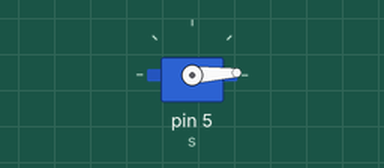
A sketch run on a simulated Arduino Uno, built with avr-gcc and run on an emulated ATmega328P. On the bench: servo.

Above: at 0.05 s.
At 1.3 s:
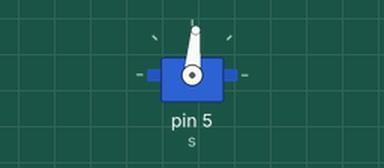
At 2.6 s:
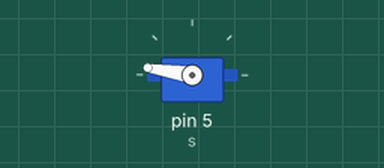
At 5.2 s:
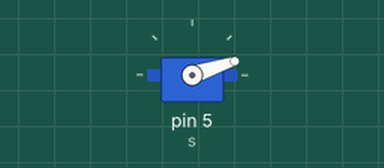
Timing chart, 0 to 7.1 s (numbered marks = the images above):
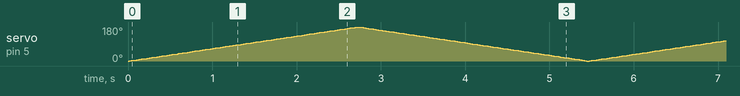

The sketch:

Projeto_061_Servo_Sweep_Automatico.ino
```cpp
// Projeto 061 - Servo Sweep Automático
// Arduino Uno | Arduino Neon Lab

#include <Servo.h>

 Servo s;
 void setup(){ s.attach(5); }
 void loop(){ for(int a=0;a<=180;a++){ s.write(a); delay(15); } for(int a=180;a>=0;a--){
 s.write(a); delay(15); } }
```
